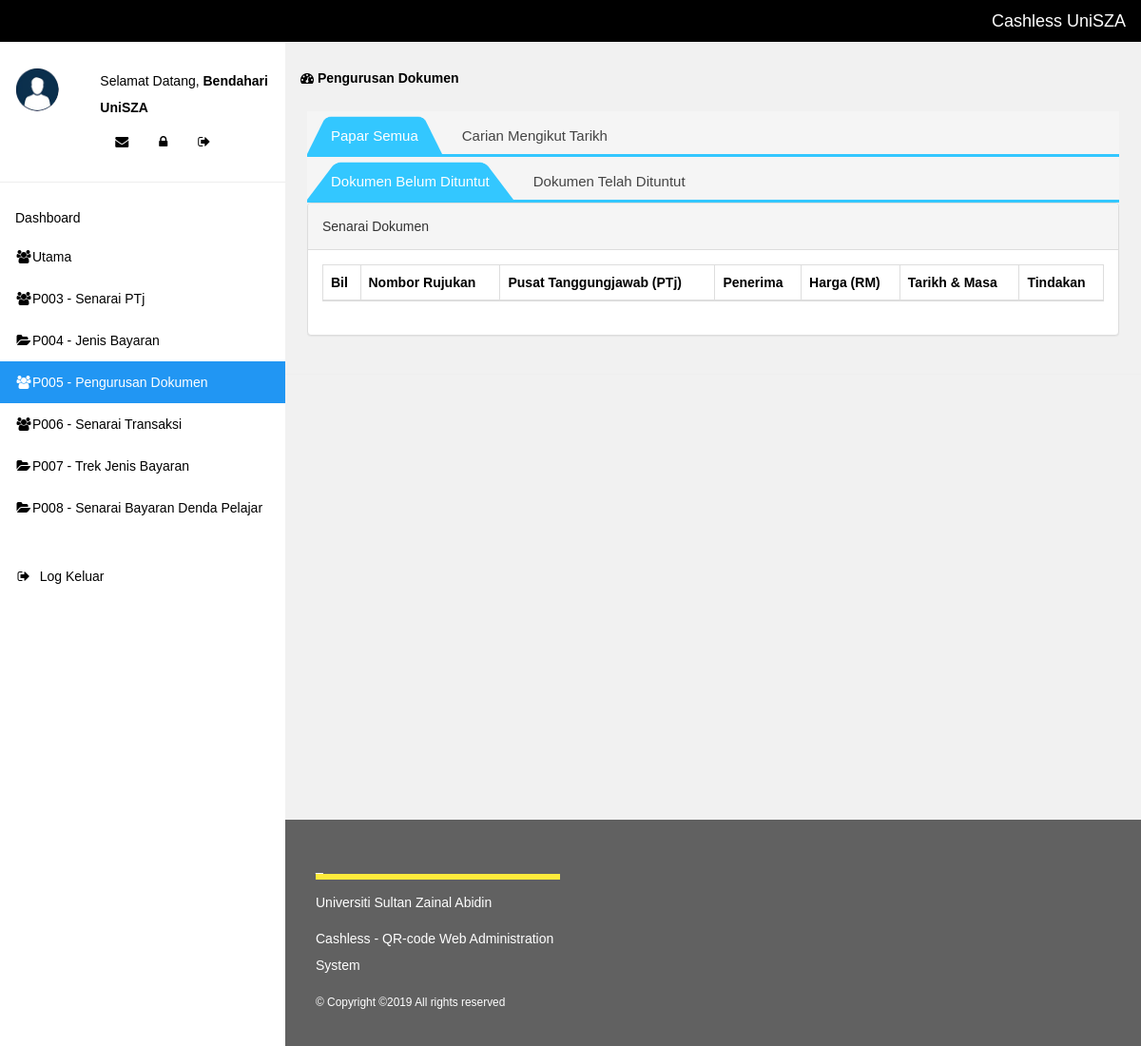
The page /P005.php (signed in) on the database as committed earlier.
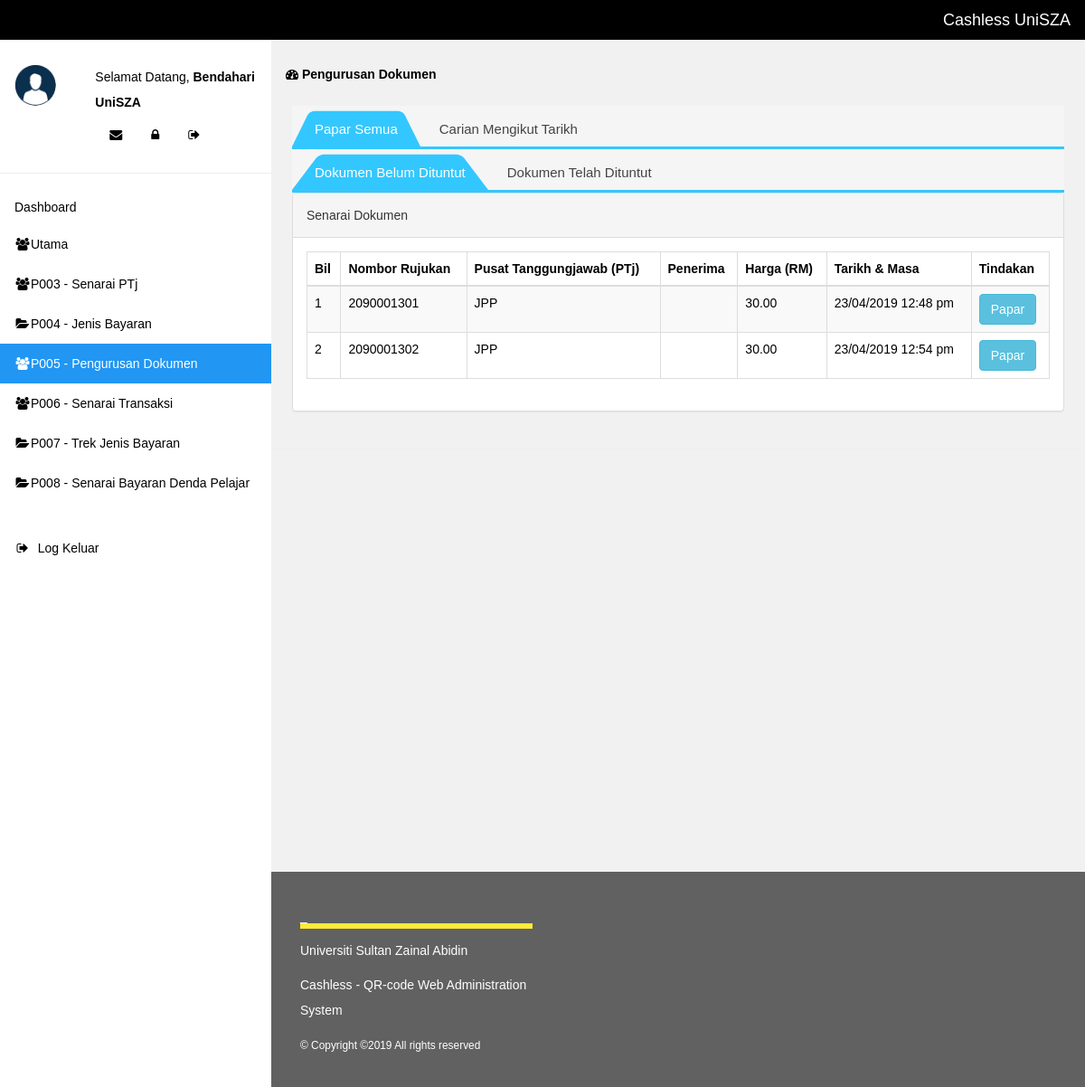
The same page on the database as committed later.
### tables this page shows
CREATE TABLE transaksi (
  id_transaksi INT(10) NOT NULL AUTO_INCREMENT,
  ic_pengguna VARCHAR(12) NOT NULL,
  id_kodtransaksi INT(10) NOT NULL,
  id_jenistransaksi VARCHAR(16) NOT NULL,
  tarikh DATETIME NOT NULL,
  jumlah FLOAT(10,2) NOT NULL,
  daripada VARCHAR(12) NOT NULL,
  kepada VARCHAR(12) NOT NULL,
  statustransaction VARCHAR(50) NOT NULL,
  norujukan VARCHAR(50) NULL,
  merchantid VARCHAR(50) NULL,
  jeniskad VARCHAR(50)  NULL,
  status_dokumen VARCHAR(50) NOT NULL,
  doc_acceptby VARCHAR(50) NULL,
  doc_acceptby_nama VARCHAR(50) DEFAULT NULL COMMENT 'nama orang yang ambil',
  doc_giveby VARCHAR(50) NULL,
  created_date TIMESTAMP NULL DEFAULT CURRENT_TIMESTAMP,
  PRIMARY KEY (id_transaksi),
  FOREIGN KEY (ic_pengguna) REFERENCES akaun_pengguna (ic_pengguna),
  FOREIGN KEY (id_kodtransaksi) REFERENCES kod_transaksi (id_kodtransaksi),
  FOREIGN KEY (id_jenistransaksi) REFERENCES kod_jenistransaksi (id_jenistransaksi)
);

CREATE TABLE kod_jenistransaksi (
  id_jenistransaksi VARCHAR(16) NOT NULL,
  jenistransaksi VARCHAR(100) NOT NULL,
  jabatan VARCHAR(40) NOT NULL,
  created_date TIMESTAMP NULL DEFAULT CURRENT_TIMESTAMP,
  PRIMARY KEY (id_jenistransaksi)
  );

### web/ui/table_pengurusan_dokumen.php (the view, shortened to what this page needs)
<?
	$date = new DateTime();
	$current_date=$date->format('Y-m-d');
	$flag=$_GET['flg'];
		if($flag==''){
			$flag='tb_1';
			}
	$dateSelection=$_GET['dt'];
	if($dateSelection==''){
			$dateSelection='tiada';
			}
	$flagScreen=$_GET['flagScreen'];
		if($flagScreen==''){
			$flagScreen='tab_1';
			}
	$status=$_GET['status'];
		if($status==''){
			$status='NO';
			}
?>
<div class="col-md-12">
<div id='cssmenu'>
	<ul>
		<li class="<? echo ($flag=='tb_1'?'active':'') ?>"><a href="P005.php?status=<?echo $status;?>&dt=tiada&flg=tb_1&flagScreen=<?echo $flagScreen;?>">Papar Semua</a></li>
		<? if ($dateSelection=='tiada' || $dateSelection==''){
			?>
		<li class="<? echo ($flag=='tb_2'?'active':'') ?>"><a href="P005.php?status=<?echo $status;?>&dt=<? echo $current_date;?>&flg=tb_2&flagScreen=<?echo $flagScreen;?>">Carian Mengikut Tarikh</a></li>
		<? }else {?>
		<li class="<? echo ($flag=='tb_2'?'active':'') ?>"><a href="P005.php?status=<?echo $status;?>&dt=<? echo $dateSelection;?>&flg=tb_2&flagScreen=<?echo $flagScreen;?>">Carian Mengikut Tarikh</a></li>
		<?}?>
	</ul>
</div>
<div id='cssmenu'>
	<ul>
		<li class="<? echo ($flagScreen=='tab_1'?'active':'') ?>"><a href="P005.php?status=NO&dt=<? echo $dateSelection;?>&flg=<? echo $flag; ?>&flagScreen=tab_1">Dokumen Belum Dituntut</a></li>
		<li class="<? echo ($flagScreen=='tab_2'?'active':'') ?>"><a href="P005.php?status=YES&dt=<? echo $dateSelection;?>&flg=<? echo $flag; ?>&flagScreen=tab_2">Dokumen Telah Dituntut</a></li>
	</ul>
</div>
                    <div class="panel panel-default">
                        <div class="panel-heading">
                             Senarai Dokumen
                        </div>
                        <div class="panel-body">
                            <div class="table-responsive">
                                <table class="table table-striped table-bordered table-hover" id="dataTables-example">
                                    <thead>
                                        <tr>
                                            <th>Bil</th>
                                            <th>Nombor Rujukan</th>
											 <th>Pusat Tanggungjawab (PTj)</th>
                                            <th>Penerima</th>
                                            <th>Harga (RM)</th>
											<th>Tarikh & Masa</th>
											<th>Tindakan</th>
                                        </tr>
                                    </thead>
                                    <tbody>
<?php
if($dateSelection=='tiada'){
	$data = mysql_query("SELECT * FROM transaksi WHERE id_jenistransaksi='SB' AND status_dokumen='$status'");
}else if($dateSelection!='tiada'){
 $data = mysql_query("SELECT * FROM transaksi WHERE id_jenistransaksi='SB' AND DATE_FORMAT(tarikh,'%Y-%m-%d')='$dateSelection' AND status_dokumen='$status'");
} ?>
										<?php
										$i=1;
										while($info = mysql_fetch_array( $data )) {
$tarikh=$info['tarikh'];
$tarikh= DateTime::createFromFormat('Y-m-d H:i:s', $tarikh)->format('d/m/Y g:i a');
											echo "<tr class='gradeA'>";
											echo "<td>".$i." </td>";
											echo "<td>".$info['norujukan']." </td>";
											$data3 = mysql_query("SELECT * FROM kod_jenistransaksi WHERE id_jenistransaksi='".$info['id_jenistransaksi']."'");
											$info3 = mysql_fetch_array( $data3 );
                                            echo "<td>".$info3['jabatan'] . " </td>";
                                            echo "<td>".$info['doc_acceptby_nama'] . " </td>";
											echo "<td>".$info['jumlah'] . " </td>";
											 echo "<td>".$tarikh . " </td>";
                                            ?>
											<td>
											<button class="btn btn-info" data-toggle="modal" data-target="#myModalInfo<?echo $info['id_transaksi'];?>">Papar</button>
										 </td>
										 </tr>
										 <?
										$i++;}
										?>
                                    </tbody>
                                </table>
                            </div>
                        </div>
                    </div>
                </div>

Rows that differ between the two databases and show on the page:
added transaksi: norujukan "2090001301", id_jenistransaksi.jabatan "JPP", jumlah "30.00", tarikh "23/04/2019 12:48 pm"
added transaksi: norujukan "2090001302", id_jenistransaksi.jabatan "JPP", jumlah "30.00", tarikh "23/04/2019 12:54 pm"
